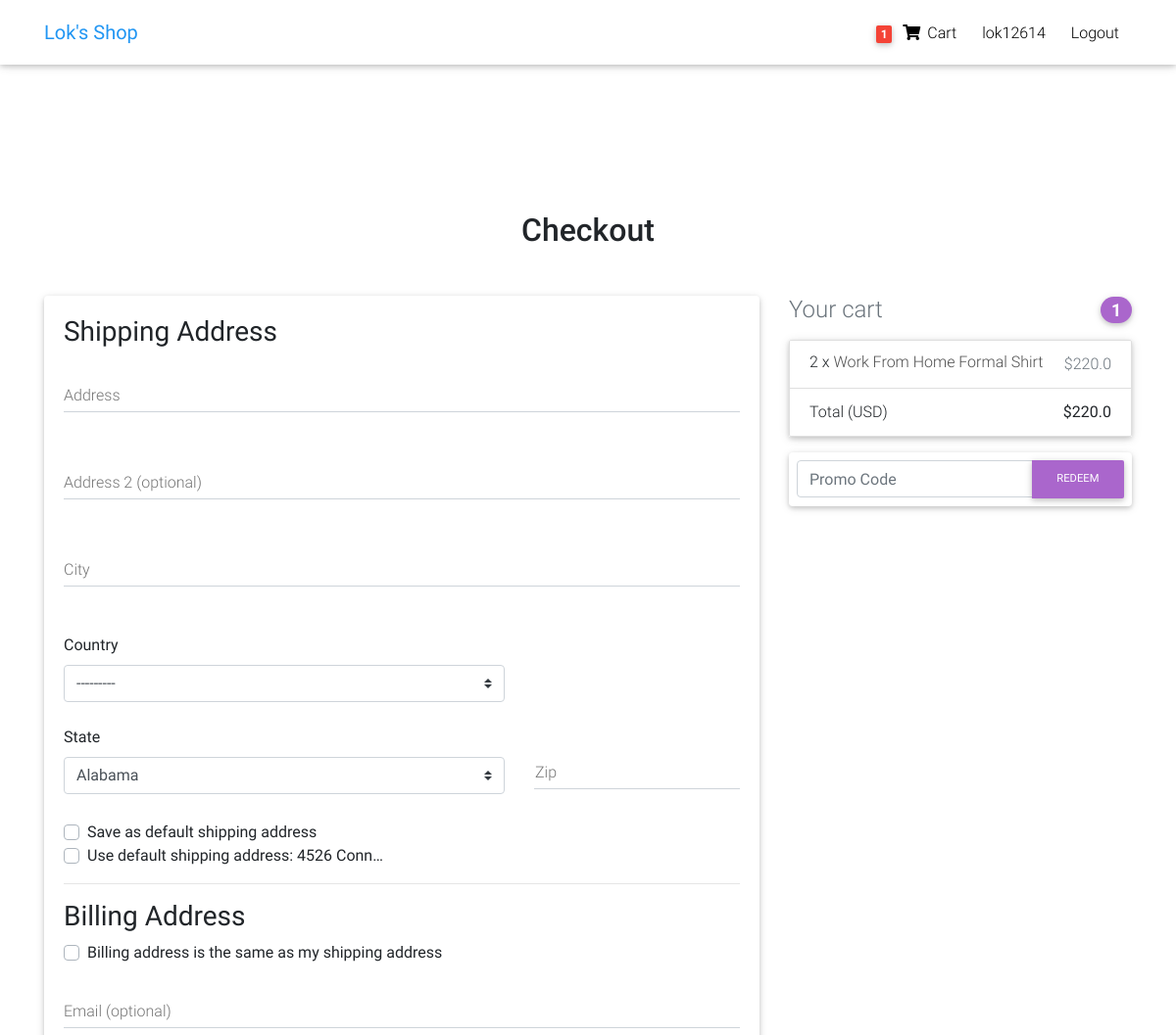
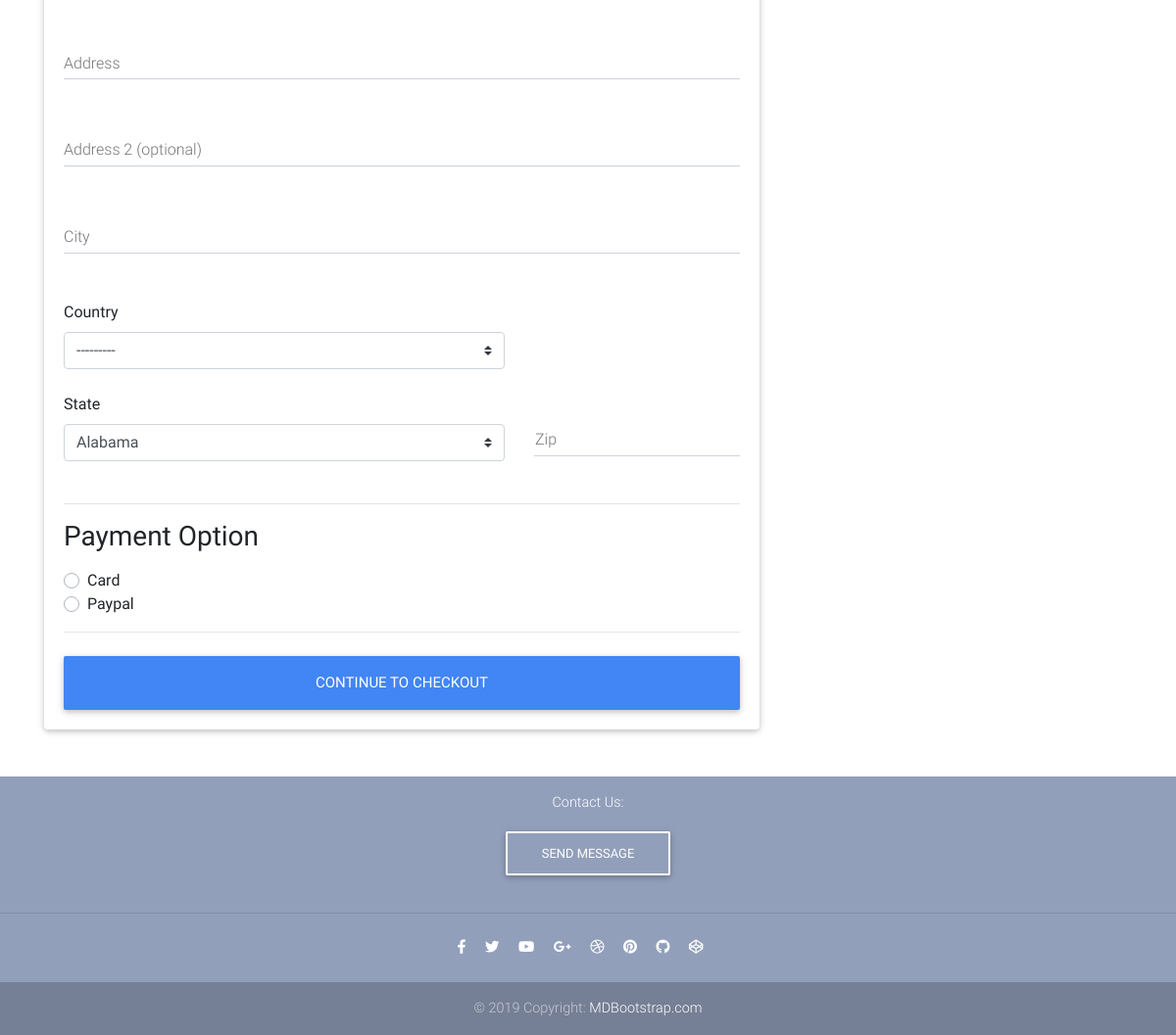
Screenshot of /checkout/ (signed in) with the database file from the repository (2 pictures, top to bottom).
### core/models.py (models this page shows, shortened)
class Order(models.Model):
    user = models.ForeignKey(settings.AUTH_USER_MODEL, on_delete=models.CASCADE)
    items = models.ManyToManyField(OrderItem)
    start_date = models.DateTimeField(auto_now_add=True)
    ordered_date = models.DateTimeField(null=True, blank=True)
    ordered = models.BooleanField(default=False)
    billing_address = models.ForeignKey('Address', related_name="billing_address", on_delete=models.SET_NULL, blank=True, null=True)
    shipping_address = models.ForeignKey('Address', related_name="shipping_address", on_delete=models.SET_NULL, blank=True, null=True)
    payment = models.ForeignKey('Payment', on_delete=models.SET_NULL, blank=True, null=True)
    coupon = models.ForeignKey('Coupon', on_delete=models.SET_NULL, blank=True, null=True)
    order_number = models.CharField(max_length=10, null=True, blank=True)
    being_delivered = models.BooleanField(default=False)
    received = models.BooleanField(default=False)
    refund_requested = models.BooleanField(default=False)
    refund_granted = models.BooleanField(default=False)
    def total_order_price(self):
        total = 0
        for item in self.items.all():
            total+=item.get_final_total_item_price()
        return total
    def final_price(self):
        if self.coupon:
            return self.total_order_price_with_discount()
        return self.total_order_price()

class Address(models.Model):
    user = models.ForeignKey(settings.AUTH_USER_MODEL, on_delete=models.CASCADE, related_name="address")
    email = models.EmailField(max_length=200, null=True)
    street_address = models.CharField(max_length=100)
    apartment_address = models.CharField(max_length=100, blank=True)
    city = models.CharField(max_length=100)
    country = CountryField(multiple=False)
    state = models.CharField(max_length=100)
    zip_address = models.CharField(max_length=100)
    address_type = models.CharField(choices=ADDRESS_CHOICES, max_length=1)
    default = models.BooleanField(default=False)
    def __str__(self):
        return f"{self.street_address}, {self.state}"
    class Meta:
        verbose_name_plural = "Addresses"

class OrderItem(models.Model):
    user = models.ForeignKey(settings.AUTH_USER_MODEL, on_delete=models.CASCADE)
    item = models.ForeignKey(Item, on_delete=models.CASCADE)
    quantity = models.IntegerField(default=1)
    ordered = models.BooleanField(default=False)
    ordered_date = models.DateTimeField(null=True, blank=True)
    def get_total_item_discount_price(self):
        return self.quantity * self.item.discount_price
    def get_final_total_item_price(self):
        if self.item.discount_price:
            return self.get_total_item_discount_price()
        return self.get_total_item_price()

class Item(models.Model):
    title = models.CharField(max_length = 100)
    price = models.FloatField(default=0)
    discount_price = models.FloatField(blank=True, null = True)
    category = models.CharField(choices=CATEGORY_CHOICES, max_length = 2)
    label = models.CharField(choices=LABEL_CHOICES, max_length = 1)
    slug = models.SlugField(blank = True, null = True, unique = True)
    description = models.TextField()
    image = models.ImageField(blank=True, null=True)
    new = models.BooleanField(default=True)
    class Meta:
        ordering = ['price']
    def get_absolute_url(self):
        return reverse("core:product", kwargs={
            'slug': self.slug
        })

### core/views.py (the view, shortened to what this page needs)
# urls.py: path('checkout/', CheckoutView.as_view(), name='checkout'),
class CheckoutView(View):
    template_name = "checkout.html"
    context = {}
    def get(self, *args, **kwargs):
        try:
            order = Order.objects.get(user=self.request.user, ordered=False)
            form = CheckoutForm()
            self.context = {
                'form':form,
                'couponform':CouponForm(),
                'order':order,
                'DISPLAY_COUPON_FORM': True
            }
            shipping_address_qs = Address.objects.filter(
                user=self.request.user,
                address_type="S",
                default=True
            )
            if shipping_address_qs:
                self.context.update({'default_shipping_address': shipping_address_qs[0]})
            print(order.billing_address)
            return render(self.request, self.template_name, self.context)
        except:
            messages.error(self.request, 'You do not have any order')
            return redirect('core:checkout')

### core/forms.py
class CouponForm(forms.Form):
    code = forms.CharField(widget=forms.TextInput(attrs={
        'class':'form-control',
        'placeholder':'Promo Code',
        'aria-label':'Recipient\'s username',
        'aria-describedby':'basic-addon2'
    }))

### core/templatetags/cart_template_tags.py (called while the page is built)
@register.filter
def cart_item_count(user):
    if user.is_authenticated:
        qs = Order.objects.filter(user=user, ordered=False)
        if qs.exists():
            return qs[0].items.count()
    return 0

### templates/checkout.html (shortened to what this page needs)
{% extends "base.html" %}
{% load static %}
{% load crispy_forms_tags %}
{% block content %}
  <main class="mt-5 pt-4">
    <div class="container wow fadeIn">
      <h2 class="my-5 h2 text-center">Checkout</h2>
      <div class="row">
        <div class="col-md-8 mb-4">
          <div class="card">
            <form method="POST" class="card-body">
              <h3>Shipping Address</h3>
              <div class="" id="shipping_form">
                <div class="md-form mb-5">
                  <input type="text" id="shipping_address" name="shipping_address" class="form-control">
                  <label for="shipping_address" class="">Address</label>
                </div>
                <div class="md-form mb-5">
                  <input type="text" id="shipping_address2" name="shipping_address2" class="form-control">
                  <label for="shipping_address2" class="">Address 2 (optional)</label>
                </div>
                <div class="md-form mb-5">
                  <input type="text" id="shipping_city" name="shipping_city" class="form-control">
                  <label for="shipping_city" class="">City</label>
                </div>
                <div class="row">
                  <div class="col-md-8 mb-4">
                    <label for="shipping_country">Country</label>
                    {{ form.shipping_country }}
                  </div>
                  <div class="col-md-8 mb-4">
                    <label for="shipping_state">State</label>
                    {{ form.shipping_state }}
                  </div>
                  <div class="md-form col-md-4 mb-4">
                    <label for="shipping_zip" class="ml-3">Zip</label>
                    <input type="text" class="form-control" id="shipping_zip" name="shipping_zip">
                  </div>
                </div>
                <div class="custom-control custom-checkbox">
                  <label class="custom-control-label" for="set_default_shipping">Save as default shipping address</label>
                </div>
              </div>
              {% if default_shipping_address %}
              <div class="custom-control custom-checkbox">
                <label class="custom-control-label" for="use_default_shipping">Use default shipping address: {{ default_shipping_address|truncatechars:10 }}</label>
              </div>
              {% endif %}
              <hr>
              <h3>Billing Address</h3>
              <div class="custom-control custom-checkbox">
                <label class="custom-control-label" for="same_billing_address">Billing address is the same as my shipping address</label>
              </div>
              <div class="" id="billing_form">
                <div class="md-form mb-5">
                  {{ form.email }}
                  <label for="email" class="">Email (optional)</label>
                </div>
                <div class="md-form mb-5">
                  <input type="text" id="billing_address" name="billing_address" class="form-control">
                  <label for="billing_address" class="">Address</label>
                </div>
                <div class="md-form mb-5">
                  <input type="text" id="billing_address2" name="billing_address2" class="form-control">
                  <label for="billing_address2" class="">Address 2 (optional)</label>
                </div>
                <div class="md-form mb-5">
                  <input type="text" id="billing_city" name="billing_city" class="form-control">
                  <label for="billing_city" class="">City</label>
                </div>
                <div class="row">
                  <div class="col-md-8 mb-4">
                    <label for="billing_country">Country</label>
                    {{ form.billing_country }}
                  </div>
                  <div class="col-md-8 mb-4">
                    <label for="billing_state">State</label>
                    {{ form.billing_state }}
                  </div>
                  <div class="md-form col-md-4 mb-4">
                    <label for="billing_zip" class="ml-3">Zip</label>
                    <input type="text" class="form-control" id="billing_zip" name="billing_zip">
                  </div>
                </div>
              </div>
              <hr>
              <h3>Payment Option</h3>
              <div class="d-block my-3">
                {% for value, name in form.fields.payment_option.choices %}
                <div class="custom-control custom-radio">
                  <label class="custom-control-label" for="{{ name }}">{{ name }}</label>
                </div>
                {% endfor %}
              </div>
              <hr class="mb-4">
              <button class="btn btn-primary btn-lg btn-block" type="submit">Continue to checkout</button>
            </form>
          </div>
        </div>
        {% include "snippets/order-snippet.html" %}
      </div>
    </div>
  </main>
{% endblock content %}

### templates/snippets/navbar.html (shortened to what this page needs)
{% load cart_template_tags %}
<head>
</head>
  <nav class="navbar fixed-top navbar-expand-lg navbar-light white scrolling-navbar">
    <div class="container">
      <a class="navbar-brand waves-effect" href="{% url 'core:home' %}">
        <strong class="blue-text">Lok's Shop</strong>
      </a>
      <div class="collapse navbar-collapse ml-4" id="navbarSupportedContent">
        <ul class="navbar-nav nav-flex-icons">
          {% if request.user.is_authenticated %}
          <li class="nav-item top-nav-item">
            <a href="{% url 'core:order-summary' %}" class="nav-link waves-effect">
              <span class="badge red z-depth-1 mr-1"> {{ request.user|cart_item_count }} </span>
              <i class="fas fa-shopping-cart"></i>
              <span class="clearfix d-none d-sm-inline-block"> Cart </span>
            </a>
          </li>
          <li class="nav-item top-nav-item">
            <a class="nav-link waves-effect" href="">
              <span class="clearfix d-none d-sm-inline-block"> {{ request.user.username }} </span>
            </a>
          </li>
          <li class="nav-item top-nav-item">
            <a class="nav-link waves-effect" href="{% url 'account_logout' %}">
              <span class="clearfix d-none d-sm-inline-block"> Logout </span>
            </a>
          </li>
          {% endif %}
        </ul>
      </div>
    </div>
  </nav>

### templates/snippets/order-snippet.html (shortened to what this page needs)
<div class="col-md-4 mb-4">
    <h4 class="d-flex justify-content-between align-items-center mb-3">
      <span class="text-muted">Your cart</span>
      <span class="badge badge-secondary badge-pill">{{ order.items.count }}</span>
    </h4>
    <ul class="list-group mb-3 z-depth-1">
      {% for order_item in order.items.all %}
      <li class="list-group-item d-flex justify-content-between lh-condensed">
        <div>
          <h6 class="my-0">{{ order_item.quantity }} x <a href="{{ order_item.item.get_absolute_url }}" target="_blank" class="dark-grey-text">{{ order_item.item.title }}</a></h6>
        </div>
        <span class="text-muted">${{ order_item.get_final_total_item_price }}</span>
      </li>
      {% endfor %}
      <li class="list-group-item d-flex justify-content-between">
        <span>Total (USD)</span>
        <strong>${{ order.final_price }}</strong>
      </li>
    </ul>
    {% if DISPLAY_COUPON_FORM %}
    <form class="card p-2" method="POST" action="{% url 'core:add-coupon' %}">
      <div class="input-group">
        {{ couponform.code }}
        <div class="input-group-append">
          <button class="btn btn-secondary btn-md waves-effect m-0" type="submit">Redeem</button>
        </div>
      </div>
    </form>
    {% endif %}
  </div>

### templates/base.html (style rules this page uses)
html, body, header, .carousel { height: 60vh; }
.nav-item { margin: 2px 5px 0px; }

### rows the page displays
Address: street_address+state "4526 Conn…"
Order: items.count "1", final_price "220.0"
OrderItem: quantity "2", item "Work From Home Formal Shirt", get_final_total_item_price "220.0"

### other values shown
{{ request.user|cart_item_count }} "1"
{{ request.user.username }} "lok12614"
{{ name }} "Card" "Paypal"
